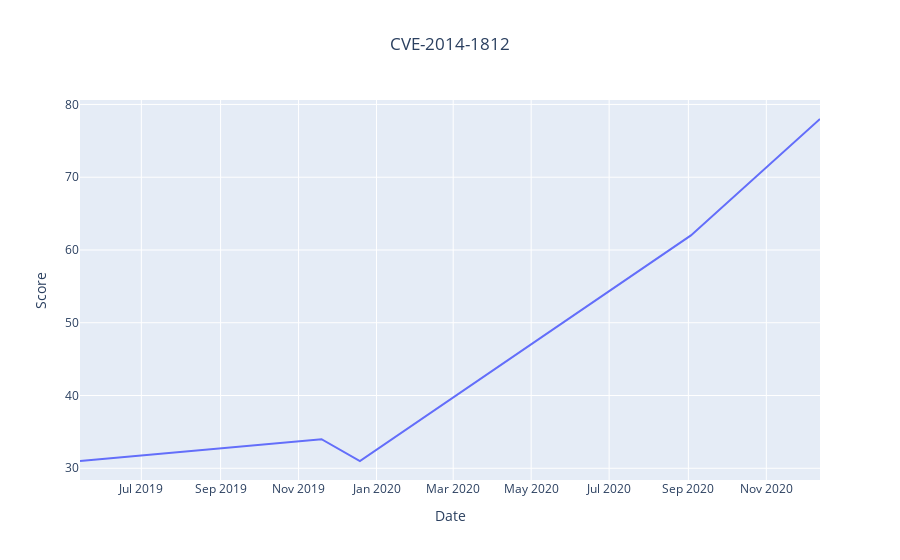
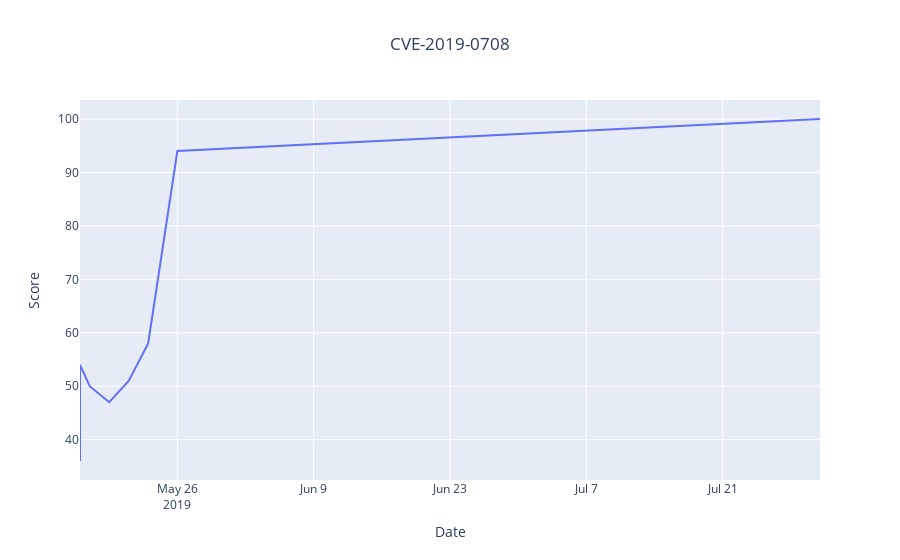
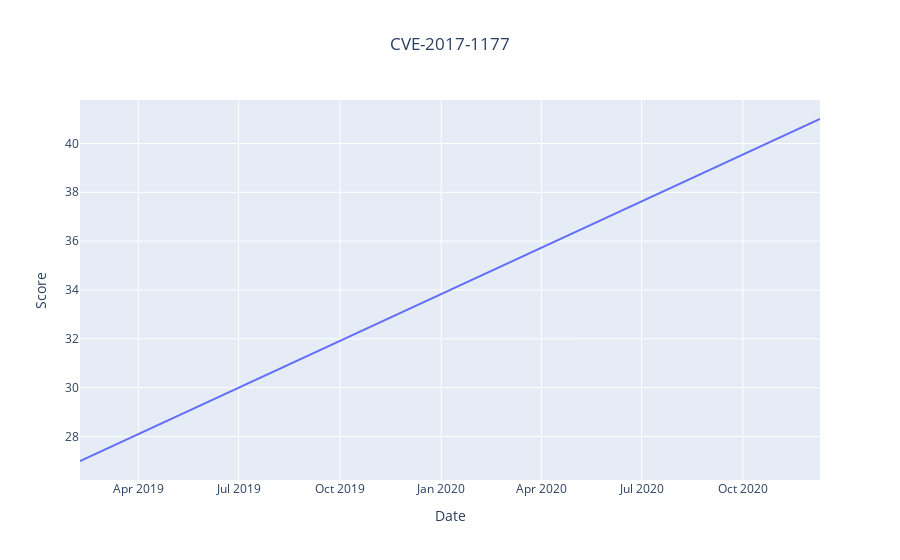
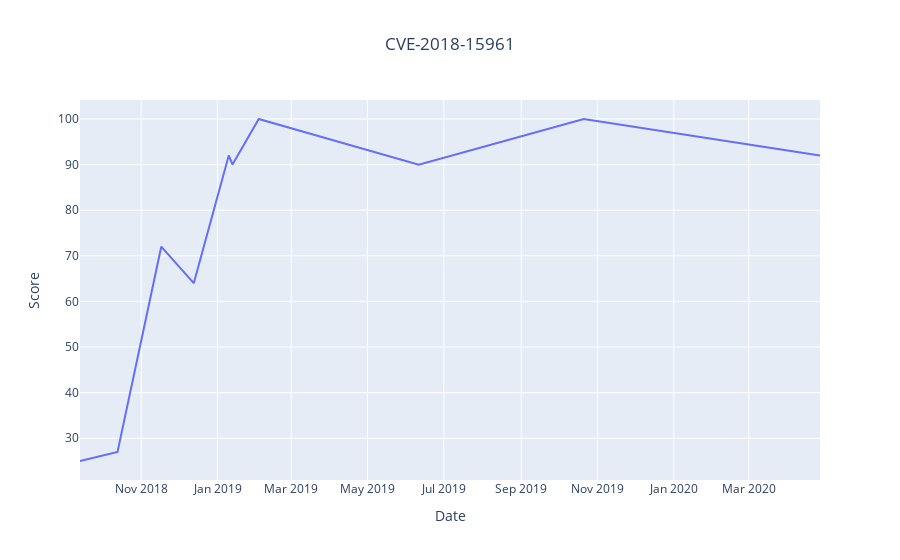

Notebook code for these charts, in order:
### Markdown cell above
## Build Graphs

### Code cell
headers = {
    'X-Risk-Token': api_key,
}
for cve in CVEs:

  base_url = 'https://api.kennasecurity.com/vulnerability_definitions/history?cves='
  url = ''.join([base_url, cve])

  def getList(dict): 
      return dict.keys() 

  response = requests.get(url, headers=headers)
  data = json.loads(response.content)
  df = pd.DataFrame(data[cve]['risk_meter_score_history'])
  df['changed_at'] = pd.to_datetime(df['changed_at'])
  df['changed_at'] = df['changed_at'].dt.normalize()

  fig = px.line(df, x='changed_at', y='to', title=cve, labels={"changed_at" : "Date", "to": "Score"}).update(layout=dict(title=dict(x=0.5)))
  fig.show()
  print ("\n\n")

### Figure 1 — Plotly figure (JSON) as saved in the notebook; plotly's stock layout.template omitted (floating-point values rounded to 4 significant figures)
{"data": [{"hovertemplate": "Date=%{x}<br>Score=%{y}<extra></extra>", "legendgroup": "", "line": {"color": "#636efa", "dash": "solid"}, "mode": "lines", "name": "", "orientation": "v", "showlegend": false, "type": "scatter", "x": ["2019-05-14T00:00:00+00:00", "2019-11-19T00:00:00+00:00", "2019-12-19T00:00:00+00:00", "2020-09-03T00:00:00+00:00", "2020-12-13T00:00:00+00:00"], "xaxis": "x", "y": [31, 34, 31, 62, 78], "yaxis": "y"}], "layout": {"legend": {"tracegroupgap": 0}, "title": {"text": "CVE-2014-1812", "x": 0.5}, "xaxis": {"anchor": "y", "domain": [0, 1], "title": {"text": "Date"}}, "yaxis": {"anchor": "x", "domain": [0, 1], "title": {"text": "Score"}}}}

### Figure 2 — Plotly figure (JSON) as saved in the notebook; plotly's stock layout.template omitted (floating-point values rounded to 4 significant figures)
{"data": [{"hovertemplate": "Date=%{x}<br>Score=%{y}<extra></extra>", "legendgroup": "", "line": {"color": "#636efa", "dash": "solid"}, "mode": "lines", "name": "", "orientation": "v", "showlegend": false, "type": "scatter", "x": ["2019-05-16T00:00:00+00:00", "2019-05-16T00:00:00+00:00", "2019-05-17T00:00:00+00:00", "2019-05-19T00:00:00+00:00", "2019-05-21T00:00:00+00:00", "2019-05-23T00:00:00+00:00", "2019-05-26T00:00:00+00:00", "2019-07-31T00:00:00+00:00"], "xaxis": "x", "y": [36, 54, 50, 47, 51, 58, 94, 100], "yaxis": "y"}], "layout": {"legend": {"tracegroupgap": 0}, "title": {"text": "CVE-2019-0708", "x": 0.5}, "xaxis": {"anchor": "y", "domain": [0, 1], "title": {"text": "Date"}}, "yaxis": {"anchor": "x", "domain": [0, 1], "title": {"text": "Score"}}}}

### Figure 3 — Plotly figure (JSON) as saved in the notebook; plotly's stock layout.template omitted (floating-point values rounded to 4 significant figures)
{"data": [{"hovertemplate": "Date=%{x}<br>Score=%{y}<extra></extra>", "legendgroup": "", "line": {"color": "#636efa", "dash": "solid"}, "mode": "lines", "name": "", "orientation": "v", "showlegend": false, "type": "scatter", "x": ["2019-02-07T00:00:00+00:00", "2020-12-10T00:00:00+00:00"], "xaxis": "x", "y": [27, 41], "yaxis": "y"}], "layout": {"legend": {"tracegroupgap": 0}, "title": {"text": "CVE-2017-1177", "x": 0.5}, "xaxis": {"anchor": "y", "domain": [0, 1], "title": {"text": "Date"}}, "yaxis": {"anchor": "x", "domain": [0, 1], "title": {"text": "Score"}}}}

### Figure 4 — Plotly figure (JSON) as saved in the notebook; plotly's stock layout.template omitted (floating-point values rounded to 4 significant figures)
{"data": [{"hovertemplate": "Date=%{x}<br>Score=%{y}<extra></extra>", "legendgroup": "", "line": {"color": "#636efa", "dash": "solid"}, "mode": "lines", "name": "", "orientation": "v", "showlegend": false, "type": "scatter", "x": ["2018-09-13T00:00:00+00:00", "2018-10-13T00:00:00+00:00", "2018-11-17T00:00:00+00:00", "2018-12-13T00:00:00+00:00", "2019-01-10T00:00:00+00:00", "2019-01-13T00:00:00+00:00", "2019-02-03T00:00:00+00:00", "2019-06-11T00:00:00+00:00", "2019-10-21T00:00:00+00:00", "2020-04-27T00:00:00+00:00"], "xaxis": "x", "y": [25, 27, 72, 64, 92, 90, 100, 90, 100, 92], "yaxis": "y"}], "layout": {"legend": {"tracegroupgap": 0}, "title": {"text": "CVE-2018-15961", "x": 0.5}, "xaxis": {"anchor": "y", "domain": [0, 1], "title": {"text": "Date"}}, "yaxis": {"anchor": "x", "domain": [0, 1], "title": {"text": "Score"}}}}
